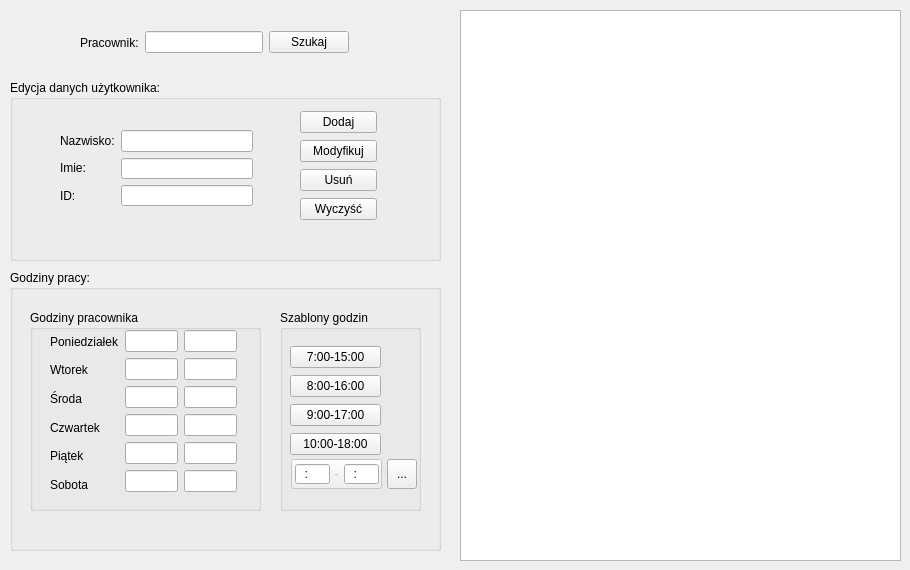
    <widget class="QWidget" name="pracownicyTab">
     <attribute name="title">
      <string>Pracownicy</string>
     </attribute>
     <widget class="QTableView" name="workersWorkersTable">
      <property name="geometry">
       <rect>
        <x>460</x>
        <y>10</y>
        <width>441</width>
        <height>551</height>
       </rect>
      </property>
      <property name="styleSheet">
       <string notr="true">border-image: url(:/banners/banners/emptyTableView441x551.png) 0 0 0 0 stretch stretch;</string>
      </property>
     </widget>
     <widget class="QGroupBox" name="workersEditFields">
      <property name="geometry">
       <rect>
        <x>10</x>
        <y>80</y>
        <width>431</width>
        <height>181</height>
       </rect>
      </property>
      <property name="title">
       <string>Edycja danych użytkownika:</string>
      </property>
      <widget class="QWidget" name="layoutWidget">
       <property name="geometry">
        <rect>
         <x>50</x>
         <y>50</y>
         <width>193</width>
         <height>76</height>
        </rect>
       </property>
       <layout class="QHBoxLayout" name="horizontalLayout_21">
        <item>
         <layout class="QVBoxLayout" name="verticalLayout_9">
          <item>
           <widget class="QLabel" name="label_35">
            <property name="text">
             <string>Nazwisko:</string>
            </property>
           </widget>
          </item>
          <item>
           <widget class="QLabel" name="label_36">
            <property name="text">
             <string>Imie:</string>
            </property>
           </widget>
          </item>
          <item>
           <widget class="QLabel" name="label_37">
            <property name="text">
             <string>ID:</string>
            </property>
           </widget>
          </item>
         </layout>
        </item>
        <item>
         <layout class="QVBoxLayout" name="verticalLayout_10">
          <item>
           <widget class="QLineEdit" name="workerSurnameEdit"/>
          </item>
          <item>
           <widget class="QLineEdit" name="workerNameEdit"/>
          </item>
          <item>
           <widget class="QLineEdit" name="workerIDEdit"/>
          </item>
         </layout>
        </item>
       </layout>
      </widget>
      <widget class="QWidget" name="layoutWidget">
       <property name="geometry">
        <rect>
         <x>290</x>
         <y>30</y>
         <width>77</width>
         <height>112</height>
        </rect>
       </property>
       <layout class="QVBoxLayout" name="verticalLayout_11">
        <item>
         <widget class="QPushButton" name="addWorkerBtn">
          <property name="text">
           <string>Dodaj</string>
          </property>
         </widget>
        </item>
        <item>
         <widget class="QPushButton" name="modifyWorkerBtn">
          <property name="text">
           <string>Modyfikuj</string>
          </property>
         </widget>
        </item>
        <item>
         <widget class="QPushButton" name="removeWorkerBtn">
          <property name="text">
           <string>Usuń</string>
          </property>
         </widget>
        </item>
        <item>
         <widget class="QPushButton" name="clearFieldsWorkerBtn">
          <property name="text">
           <string>Wyczyść</string>
          </property>
         </widget>
        </item>
       </layout>
      </widget>
     </widget>
     <widget class="QGroupBox" name="workHoursFields">
      <property name="geometry">
       <rect>
        <x>10</x>
        <y>270</y>
        <width>431</width>
        <height>281</height>
       </rect>
      </property>
      <property name="title">
       <string>Godziny pracy:</string>
      </property>
      <widget class="QGroupBox" name="hoursSchema">
       <property name="geometry">
        <rect>
         <x>270</x>
         <y>40</y>
         <width>141</width>
         <height>201</height>
        </rect>
       </property>
       <property name="title">
        <string>Szablony godzin</string>
       </property>
       <widget class="QWidget" name="layoutWidget">
        <property name="geometry">
         <rect>
          <x>10</x>
          <y>35</y>
          <width>91</width>
          <height>112</height>
         </rect>
        </property>
        <layout class="QVBoxLayout" name="verticalLayout_20">
         <item>
          <widget class="QPushButton" name="schemaOne">
           <property name="text">
            <string>7:00-15:00</string>
           </property>
          </widget>
         </item>
         <item>
          <widget class="QPushButton" name="schemaTwo">
           <property name="text">
            <string>8:00-16:00</string>
           </property>
          </widget>
         </item>
         <item>
          <widget class="QPushButton" name="schemaThree">
           <property name="text">
            <string>9:00-17:00</string>
           </property>
          </widget>
         </item>
         <item>
          <widget class="QPushButton" name="schemaFour">
           <property name="text">
            <string>10:00-18:00</string>
           </property>
          </widget>
         </item>
        </layout>
       </widget>
       <widget class="QPushButton" name="pushButton_20">
        <property name="enabled">
         <bool>false</bool>
        </property>
        <property name="geometry">
         <rect>
          <x>11</x>
          <y>149</y>
          <width>91</width>
          <height>30</height>
         </rect>
        </property>
        <property name="text">
         <string>-</string>
        </property>
        <property name="checkable">
         <bool>false</bool>
        </property>
        <property name="flat">
         <bool>false</bool>
        </property>
       </widget>
       <widget class="QLineEdit" name="hour_from">
        <property name="geometry">
         <rect>
          <x>15</x>
          <y>154</y>
          <width>35</width>
          <height>20</height>
         </rect>
        </property>
        <property name="inputMask">
         <string>99:99</string>
        </property>
        <property name="maxLength">
         <number>5</number>
        </property>
        <property name="clearButtonEnabled">
         <bool>false</bool>
        </property>
       </widget>
       <widget class="QLineEdit" name="hour_to">
        <property name="geometry">
         <rect>
          <x>64</x>
          <y>154</y>
          <width>35</width>
          <height>20</height>
         </rect>
        </property>
        <property name="inputMask">
         <string>99:99</string>
        </property>
        <property name="maxLength">
         <number>5</number>
        </property>
       </widget>
       <widget class="QToolButton" name="toolButton">
        <property name="geometry">
         <rect>
          <x>107</x>
          <y>149</y>
          <width>30</width>
          <height>30</height>
         </rect>
        </property>
        <property name="text">
         <string>...</string>
        </property>
        <property name="icon">
         <iconset resource="img.qrc">
          <normaloff>:/gabinet/img_rc/checked.png</normaloff>:/gabinet/img_rc/checked.png</iconset>
        </property>
       </widget>
      </widget>
      <widget class="QGroupBox" name="workerHours">
       <property name="geometry">
        <rect>
         <x>20</x>
         <y>40</y>
         <width>231</width>
         <height>201</height>
        </rect>
       </property>
       <property name="title">
        <string>Godziny pracownika</string>
       </property>
       <widget class="QWidget" name="layoutWidget_4">
        <property name="geometry">
         <rect>
          <x>20</x>
          <y>20</y>
          <width>187</width>
          <height>166</height>
         </rect>
        </property>
        <layout class="QHBoxLayout" name="horizontalLayout_22">
         <item>
          <layout class="QVBoxLayout" name="verticalLayout_17">
           <item>
            <widget class="QLabel" name="label_38">
             <property name="text">
              <string>Poniedziałek</string>
             </property>
            </widget>
           </item>
           <item>
            <widget class="QLabel" name="label_39">
             <property name="text">
              <string>Wtorek</string>
             </property>
            </widget>
           </item>
           <item>
            <widget class="QLabel" name="label_40">
             <property name="text">
              <string>Środa</string>
             </property>
            </widget>
           </item>
           <item>
            <widget class="QLabel" name="label_41">
             <property name="text">
              <string>Czwartek</string>
             </property>
            </widget>
           </item>
           <item>
            <widget class="QLabel" name="label_42">
             <property name="text">
              <string>Piątek</string>
             </property>
            </widget>
           </item>
           <item>
            <widget class="QLabel" name="label_43">
             <property name="text">
              <string>Sobota</string>
             </property>
            </widget>
           </item>
          </layout>
         </item>
         <item>
          <layout class="QVBoxLayout" name="verticalLayout_16">
           <item>
            <layout class="QHBoxLayout" name="horizontalLayout_2">
             <item>
              <widget class="QLineEdit" name="ponod"/>
             </item>
             <item>
              <widget class="QLineEdit" name="pondo"/>
             </item>
            </layout>
           </item>
           <item>
            <layout class="QHBoxLayout" name="horizontalLayout_3">
             <item>
              <widget class="QLineEdit" name="wtod"/>
             </item>
             <item>
              <widget class="QLineEdit" name="wtdo"/>
             </item>
            </layout>
           </item>
           <item>
            <layout class="QHBoxLayout" name="horizontalLayout_12">
             <item>
              <widget class="QLineEdit" name="srod"/>
             </item>
             <item>
              <widget class="QLineEdit" name="srdo"/>
             </item>
            </layout>
           </item>
           <item>
            <layout class="QHBoxLayout" name="horizontalLayout_13">
             <item>
              <widget class="QLineEdit" name="czod"/>
             </item>
             <item>
              <widget class="QLineEdit" name="czdo"/>
             </item>
            </layout>
           </item>
           <item>
            <layout class="QHBoxLayout" name="horizontalLayout_18">
             <item>
              <widget class="QLineEdit" name="ptod"/>
             </item>
             <item>
              <widget class="QLineEdit" name="ptdo"/>
             </item>
            </layout>
           </item>
           <item>
            <layout class="QHBoxLayout" name="horizontalLayout_19">
             <item>
              <widget class="QLineEdit" name="sood"/>
             </item>
             <item>
              <widget class="QLineEdit" name="sodo"/>
             </item>
            </layout>
           </item>
          </layout>
         </item>
        </layout>
       </widget>
      </widget>
     </widget>
     <widget class="QWidget" name="layoutWidget">
      <property name="geometry">
       <rect>
        <x>80</x>
        <y>30</y>
        <width>269</width>
        <height>25</height>
       </rect>
      </property>
      <layout class="QHBoxLayout" name="horizontalLayout_20">
       <item>
        <widget class="QLabel" name="label_34">
         <property name="text">
          <string>Pracownik:</string>
         </property>
        </widget>
       </item>
       <item>
        <widget class="QLineEdit" name="workersWorkersType"/>
       </item>
       <item>
        <widget class="QPushButton" name="workersWorkersSearch">
         <property name="text">
          <string>Szukaj</string>
         </property>
        </widget>
       </item>
      </layout>
     </widget>
    </widget>
